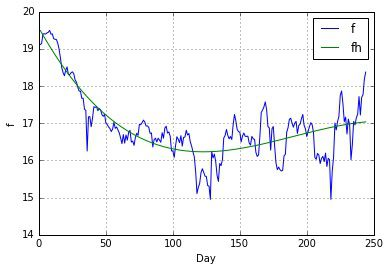

This chart was generated by the following Python code:


# -*- coding: utf-8
import numpy as np
import matplotlib.pyplot as plt

def main():
    # CSVのロード
    data = np.genfromtxt("nikkei16.csv",delimiter=",", skip_header=1, dtype='float')
    
    # 5行目を抽出(日経平均株価の終値)
    f = data[:,4]/1000.0
    
    #　xの値を生成
    x = np.linspace(1, len(f), len(f))
    
    #　フィッティング
    a1, a2, a3, b = np.polyfit(x, f, 3)
    
    # フィッティング関数
    fh = a1 * x**3 + a2 * x**2 + a3 * x + b
    
    # グラフ作成
    plt.figure(1)

    # サンプル(日経平均株価)
    plt.plot(x, f,  label="f")
    plt.plot(x, fh, label="fh")
    #　ラベル軸
    plt.xlabel("Day")
    plt.ylabel("f")
    # 凡例
    plt.legend()
    # グリッド
    plt.grid()
    # グラフ表示
    plt.show()
    
if __name__ == "__main__":
    main()
